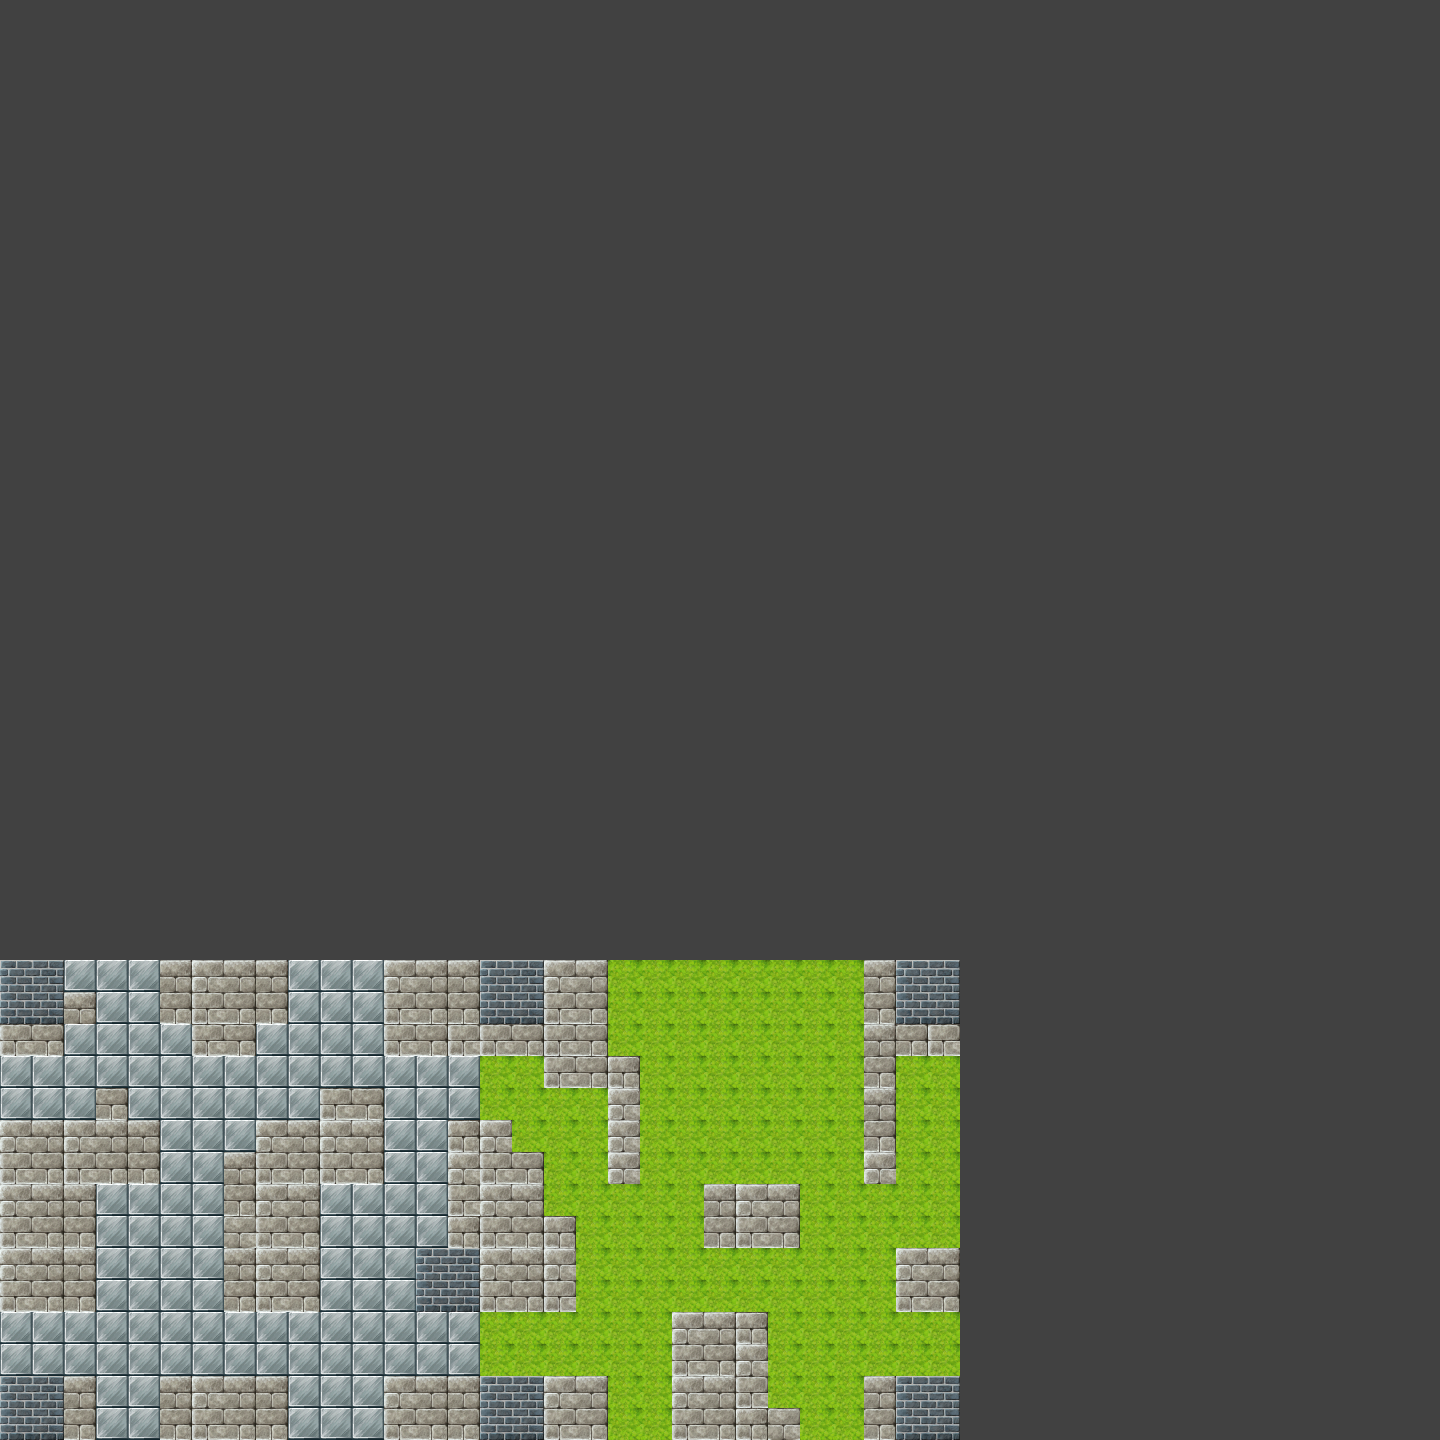

Tiled map render using the project's own tile images. Description and the map definition, with tile-layer contents summarised, below:
An orthogonal 45x45 tile map with 32x32 px tiles, 4 tile layers (obtacles, items, tmp, pattern), 2 tilesets.

<map version="1.0" orientation="orthogonal" width="45" height="45" tilewidth="32" tileheight="32" backgroundcolor="#414141">
 <properties>
  <property name="bonusCount" value="5" />
  <property name="coinsCount" value="10" />
  <property name="points1" value="700" />
  <property name="points2" value="900" />
  <property name="points3" value="1100" />
  <property name="startTime" value="20" />
  <property name="timeBonus" value="10" />
 </properties>
 <tileset firstgid="1" name="items" tilewidth="32" tileheight="32">
  <image source="items.png" width="256" height="256" />
  <tile id="10">
   <properties>
    <property name="brick" value="" />
   </properties>
  </tile>
  <tile id="56">
   <properties>
    <property name="timeBonus" value="" />
   </properties>
  </tile>
  <tile id="57">
   <properties>
    <property name="lock" value="" />
   </properties>
  </tile>
  <tile id="58">
   <properties>
    <property name="key" value="" />
   </properties>
  </tile>
  <tile id="59">
   <properties>
    <property name="diamond" value="" />
   </properties>
  </tile>
  <tile id="60">
   <properties>
    <property name="star" value="" />
   </properties>
  </tile>
  <tile id="61">
   <properties>
    <property name="exit" value="" />
   </properties>
  </tile>
  <tile id="62">
   <properties>
    <property name="enter" value="" />
   </properties>
  </tile>
 </tileset>
 <tileset firstgid="65" name="terrain" tilewidth="32" tileheight="32">
  <image source="terrain.png" width="512" height="480" />
 </tileset>
 <layer name="obtacles" width="45" height="45">
  <data>[2025 cells, 0 non-empty, 0 distinct tile ids]</data>
 </layer>
 <layer name="items" width="45" height="45">
  <data>[2025 cells, 0 non-empty, 0 distinct tile ids]</data>
 </layer>
 <layer name="tmp" width="45" height="45">
  <properties>
   <property name="pattern" value="15" />
   <property name="random" value="" />
  </properties>
  <data>[2025 cells, 450 non-empty, 2 distinct tile ids]</data>
 </layer>
 <layer name="pattern" width="45" height="45">
  <properties>
   <property name="pattern" value="15" />
  </properties>
  <data>[2025 cells, 182 non-empty, 10 distinct tile ids]</data>
 </layer>
</map>
